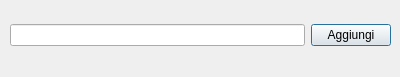
<?xml version="1.0" encoding="UTF-8"?>
<ui version="4.0">
 <class>AddCategory</class>
 <widget class="QDialog" name="AddCategory">
  <property name="geometry">
   <rect>
    <x>0</x>
    <y>0</y>
    <width>400</width>
    <height>77</height>
   </rect>
  </property>
  <property name="windowTitle">
   <string>Dialog</string>
  </property>
  <widget class="QWidget" name="horizontalLayoutWidget">
   <property name="geometry">
    <rect>
     <x>10</x>
     <y>10</y>
     <width>381</width>
     <height>51</height>
    </rect>
   </property>
   <layout class="QHBoxLayout" name="horizontalLayout">
    <item>
     <widget class="QLineEdit" name="lineEdit"/>
    </item>
    <item>
     <widget class="QPushButton" name="addCategoryButton">
      <property name="text">
       <string>Aggiungi</string>
      </property>
     </widget>
    </item>
   </layout>
  </widget>
 </widget>
 <resources/>
 <connections/>
</ui>
